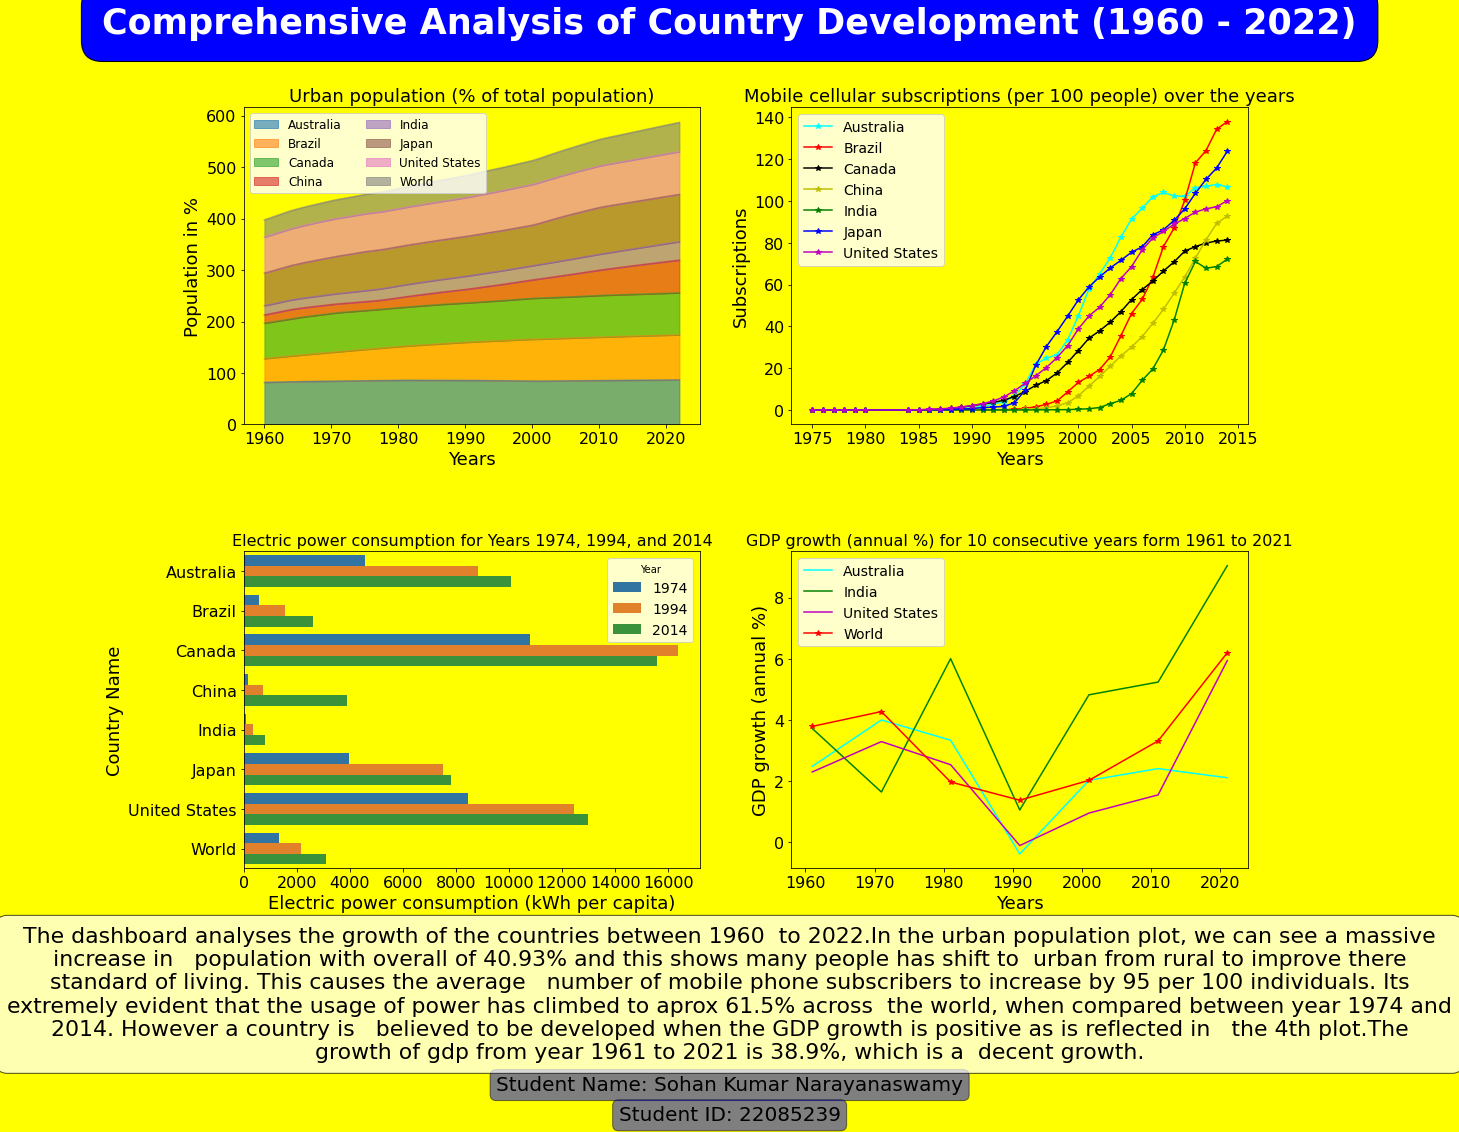

Source code (Python):
# Importing required libraries
import pandas as pd
import matplotlib.pyplot as plt
import seaborn as sns
import textwrap

# Defining a function to read CSV files


def readfile(filename):
    data = pd.read_csv(filename, sep=',', skiprows=4)
    return data


# Calling the function
ele_data1 = readfile('API_EG.USE.ELEC.KH.PC_DS2_en_csv_v2_6300057.csv')
gdp_data = readfile('API_NY.GDP.MKTP.KD.ZG_DS2_en_csv_v2_6298243.csv')
source_data = readfile('API_19_DS2_en_csv_v2_6300757.csv')
mob_data = readfile('API_IT.CEL.SETS.P2_DS2_en_csv_v2_6299899.csv')

# Dropping the unwanted columns from dataset
ele_data_ = ele_data1.drop(
    ['Country Code', 'Indicator Code', 'Unnamed: 67'], axis=1)
ele_data_

# Opting selective countries and data cleaining
countries = ['Australia', 'Brazil', 'Canada', 'China',
             'India', 'Japan', 'United States', 'World']
ele_data_y = ele_data_[ele_data_["Country Name"].isin(countries)]
ele_data_y = ele_data_y.drop(['1960', '1961', '1962', '1963', '1964', '1965',
                              '1966', '1967', '1968', '1969', '1970', '2015',
                              '2016', '2017', '2018', '2019', '2020', '2021',
                              '2022'], axis=1)

# Selecting particular countries and dropping unwanted columns
gdp_data1 = gdp_data[gdp_data["Country Name"].isin(countries)]
gdp_data1 = gdp_data1.drop(
    ['Country Code', 'Indicator Code', 'Indicator Name', '1960',
     'Unnamed: 67'], axis=1)

# Selecting and sorting required data
source_data1 = source_data[source_data["Country Name"].isin(countries)]

# Selecting Specific indicator for source_data
source_data_urban = source_data1[source_data1['Indicator Name']
                                 == 'Urban population (% of total population)']
source_data_urban = source_data_urban.drop(
    ['Country Code', 'Indicator Code', 'Unnamed: 67', 'Indicator Name'],
    axis=1)
source_data_urban.set_index('Country Name', inplace=True, drop=True)
source_data_urban

# Transposing the data
source_data_urban_t = source_data_urban.T.rename_axis('Years')

# Creating a 2x2 grid of subplots for visualizations
fig, axes = plt.subplots(nrows=2, ncols=2, figsize=(
    18, 14), gridspec_kw={'hspace': 0.4}, facecolor='yellow')
fig.patch.set_facecolor('yellow')

# Creating an area plot for urban population percentage over time
source_data_urban_t.plot(kind='area', alpha=0.6, fontsize=16, ax=axes[0, 0])

# Adding labels and title to the subplot with font size
axes[0, 0].set_xlabel('Years', fontsize=18)
axes[0, 0].set_ylabel('Population in %', fontsize=18)
axes[0, 0].set_title('Urban population (% of total population)', fontsize=18)

# Adding a legend with 2 columns and adjusting font size
axes[0, 0].legend(ncol=2, fontsize=12)

# Setting the background color of the subplot
axes[0, 0].set_facecolor('yellow')


# Selecting and sorting required data
mob_data = mob_data[mob_data["Country Name"].isin(countries)]
mob_data = mob_data.drop(['Country Code', 'Indicator Code', 'Indicator Name', 'Unnamed: 67', '1960', '1961', '1962', '1963', '1964', '1965', '1966', '1967',
                         '1968', '1969', '1970', '1971', '1972', '1973', '1974', '1981', '1982', '1983', '2015', '2016', '2017', '2018', '2019', '2020', '2021', '2022'], axis=1)

# Selecting specific columns form dataframe
df_selected_years = ele_data_y[['Country Name',
                                'Indicator Name', '1974', '1994', '2014']]

# Melting the dataframe to reshappe it
df_selected_years_melted = pd.melt(df_selected_years, id_vars=[
                                   'Country Name', 'Indicator Name'], var_name='Year', value_name='Value')

# Ploting bar plot and adding labels, title and legend with fontsize
sns.barplot(x='Value', y='Country Name', hue='Year',
            data=df_selected_years_melted, dodge=True, ax=axes[1, 0])
axes[1, 0].set_title(
    'Electric power consumption for Years 1974, 1994, and 2014', fontsize=16)
axes[1, 0].set_xlabel(
    'Electric power consumption (kWh per capita)', fontsize=18)
axes[1, 0].set_ylabel('Country Name', fontsize=18)
axes[1, 0].legend(title='Year', fontsize=14)

# Adjusting tick parameters for both x and y axes in the subplot
axes[1, 0].tick_params(axis='x', labelsize=16)
axes[1, 0].tick_params(axis='y', labelsize=16)

# Setting the background color of the subplot
axes[1, 0].set_facecolor('yellow')

# Transposing mob_data
mob_data_t = mob_data.T
mob_data_t.columns = mob_data_t.iloc[0]
mob_data_t = mob_data_t.iloc[1:]
mob_data_t.index = pd.to_numeric(mob_data_t.index)
mob_data_t['Years'] = mob_data_t.index
mob_data_t.reset_index(inplace=True)
mob_data_t = mob_data_t.drop(['index'], axis=1)

# Plotting the line plot and adding labels, title and legend
axes[0, 1].plot(mob_data_t['Years'], mob_data_t['Australia'],
                color='cyan', label='Australia', marker='*')
axes[0, 1].plot(mob_data_t['Years'], mob_data_t['Brazil'],
                color='r', label='Brazil', marker='*')
axes[0, 1].plot(mob_data_t['Years'], mob_data_t['Canada'],
                color='k', label='Canada', marker='*')
axes[0, 1].plot(mob_data_t['Years'], mob_data_t['China'],
                color='y', label='China', marker='*')
axes[0, 1].plot(mob_data_t['Years'], mob_data_t['India'],
                color='g', label='India', marker='*')
axes[0, 1].plot(mob_data_t['Years'], mob_data_t['Japan'],
                color='b', label='Japan', marker='*')
axes[0, 1].plot(mob_data_t['Years'], mob_data_t['United States'],
                color='m', label='United States', marker='*')
axes[0, 1].set_xlabel("Years", fontsize=18)
axes[0, 1].set_ylabel("Subscriptions", fontsize=18)
axes[0, 1].set_title(
    "Mobile cellular subscriptions (per 100 people) over the years", fontsize=18)
axes[0, 1].legend(fontsize=14)

# Adjusting tick parameters for both x and y axes in the subplot
axes[0, 1].tick_params(axis='x', labelsize=16)
axes[0, 1].tick_params(axis='y', labelsize=16)

# Setting the background color of the subplot
axes[0, 1].set_facecolor('yellow')

# Transposing gdp_data1
gdp_data1.t = gdp_data1.T
gdp_data1.t.columns = gdp_data1.t.iloc[0]
gdp_data1.t = gdp_data1.t.iloc[1:]
gdp_data1.t.index = pd.to_numeric(gdp_data1.t.index)
gdp_data1.t['Years'] = gdp_data1.t.index
gdp_data1.t.reset_index(inplace=True)

# Select specific years
sel_years = ['1961', '1971', '1981', '1991', '2001', '2011', '2021']
gdp_data1.t[gdp_data1.t['Years'].isin(sel_years)]
gdp_data1.t_y = gdp_data1.t[gdp_data1.t["Years"].astype(str).isin(sel_years)]

# Plotting line plot with labels, title and legend
axes[1, 1].plot(gdp_data1.t_y['Years'], gdp_data1.t_y['Australia'],
                color='cyan', label='Australia')
axes[1, 1].plot(gdp_data1.t_y['Years'], gdp_data1.t_y['India'],
                color='g', label='India')
axes[1, 1].plot(gdp_data1.t_y['Years'], gdp_data1.t_y['United States'],
                color='m', label='United States')
axes[1, 1].plot(gdp_data1.t_y['Years'], gdp_data1.t_y['World'],
                color='r', label='World', marker='*')
axes[1, 1].set_xlabel("Years", fontsize=18)
axes[1, 1].set_ylabel("GDP growth (annual %)", fontsize=18)
axes[1, 1].set_title(
    "GDP growth (annual %) for 10 consecutive years form 1961 to 2021", fontsize=16)
axes[1, 1].legend(fontsize=14)

# Adjusting tick parameters for both x and y axes in the subplot
axes[1, 1].tick_params(axis='x', labelsize=16)
axes[1, 1].tick_params(axis='y', labelsize=16)

# Setting the background color of the subplot
axes[1, 1].set_facecolor('yellow')

# Creating a dictionary for student information box style
student_info = dict(boxstyle='round', facecolor='blue', alpha=0.5)

# Adding text to the plot with name and ID number
plt.text(0.50, -0.09, 'Student Name: Sohan Kumar Narayanaswamy', fontsize=20,
         color='black', ha='center', va='center', transform=fig.transFigure, bbox=student_info)
plt.text(0.50, -0.12, 'Student ID: 22085239', fontsize=20, color='black',
         ha='center', va='center', transform=fig.transFigure, bbox=student_info)

# Adding main heading of the plot
plt.suptitle("Comprehensive Analysis of Country Development (1960 - 2022)", fontsize=35,
             fontweight='heavy', backgroundcolor='blue', color='White', bbox=dict(facecolor='blue', edgecolor='black', boxstyle='round,pad=0.6'))

# Creating a text box for adding information
plot_info = '''The dashboard analyses the growth of the countries between 1960
 to 2022.In the urban population plot, we can see a massive increase in 
 population with overall of 40.93% and this shows many people has shift to
 urban from rural to improve there standard of living. This causes the average 
 number of mobile phone subscribers to increase by 95 per 100 individuals.
Its extremely evident that the usage of power has climbed to aprox 61.5% across
 the world, when compared between year 1974 and 2014. However a country is 
 believed to be developed when the GDP growth is positive as is reflected in 
 the 4th plot.The growth of gdp from year 1961 to 2021 is 38.9%, which is a
 decent growth.'''
info = textwrap.fill(plot_info, width=125,
                     initial_indent='', subsequent_indent='')

# Adding the information text to the plot
plot_info_box = dict(boxstyle='round', facecolor='white',
                     edgecolor='black', alpha=0.7, pad=0.5)
plt.text(0.5, 0.0, info, fontsize=22, color='k',
         ha='center', va='center', transform=fig.transFigure, bbox=plot_info_box)

# Saving the plot as an image with good resolution
plt.savefig("22085239.png", dpi=300)
